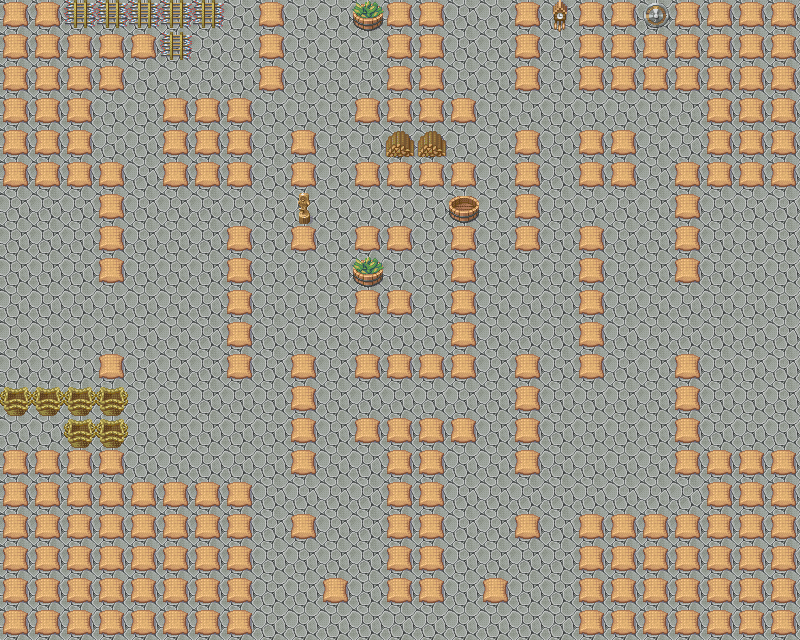

A level layout from a 2D game, rendered from its tile map. Below: a short description, then the map file with tile-grid data replaced by summaries:
An orthogonal 25x20 tile map with 32x32 px tiles, 2 tile layers (Capa de Patrones 1, Objetos) and 43 objects.

<map version="1.0" orientation="orthogonal" renderorder="right-down" width="25" height="20" tilewidth="32" tileheight="32" nextobjectid="44">
 <tileset firstgid="1" name="016-ForestTown02" tilewidth="32" tileheight="32" tilecount="200">
  <image source="Tilesets/016-ForestTown02.png" trans="ff00ff" width="256" height="800" />
 </tileset>
 <layer name="Capa de Patrones 1" width="25" height="20">
  <data>[500 cells, 500 non-empty, 1 distinct tile ids]</data>
 </layer>
 <layer name="Objetos" width="25" height="20">
  <data>[500 cells, 248 non-empty, 9 distinct tile ids]</data>
 </layer>
 <objectgroup name="Colisiones">
  <object id="1" x="3" y="3" width="86" height="183" />
  <object id="2" x="96" y="0" width="127" height="27" />
  <object id="3" x="101" y="36" width="89" height="22" />
  <object id="4" x="99" y="67" width="26" height="23" />
  <object id="5" x="91" y="162" width="34" height="121" />
  <object id="6" x="165" y="100" width="85" height="85" />
  <object id="7" x="260" y="0" width="19" height="89" />
  <object id="8" x="387" y="5" width="55" height="118" />
  <object id="9" x="355" y="98" width="120" height="25" />
  <object id="10" x="515" y="4" width="22" height="86" />
  <object id="11" x="516" y="133" width="23" height="117" />
  <object id="12" x="518" y="4" width="280" height="23" />
  <object id="13" x="581" y="29" width="219" height="66" />
  <object id="14" x="708" y="97" width="89" height="86" />
  <object id="15" x="580" y="135" width="54" height="46" />
  <object id="16" x="673" y="164" width="27" height="119" />
  <object id="17" x="577" y="227" width="26" height="151" />
  <object id="18" x="390" y="123" width="57" height="62" />
  <object id="19" x="354" y="163" width="121" height="24" />
  <object id="20" x="452" y="187" width="25" height="189" />
  <object id="21" x="355" y="227" width="56" height="21" />
  <object id="22" x="356" y="247" width="23" height="66" />
  <object id="23" x="379" y="289" width="32" height="25" />
  <object id="24" x="357" y="354" width="121" height="23" />
  <object id="25" x="515" y="355" width="23" height="117" />
  <object id="26" x="516" y="514" width="24" height="24" />
  <object id="27" x="483" y="579" width="21" height="22" />
  <object id="28" x="580" y="514" width="214" height="124" />
  <object id="29" x="675" y="351" width="23" height="122" />
  <object id="30" x="707" y="450" width="87" height="57" />
  <object id="31" x="389" y="417" width="53" height="185" />
  <object id="32" x="355" y="418" width="121" height="25" />
  <object id="33" x="320" y="579" width="28" height="21" />
  <object id="34" x="293" y="513" width="20" height="24" />
  <object id="35" x="292" y="352" width="22" height="121" />
  <object id="36" x="4" y="483" width="245" height="155" />
  <object id="37" x="4" y="451" width="117" height="25" />
  <object id="38" x="69" y="389" width="54" height="62" />
  <object id="39" x="1" y="388" width="59" height="23" />
  <object id="40" x="99" y="355" width="21" height="27" />
  <object id="41" x="226" y="226" width="24" height="151" />
  <object id="42" x="291" y="131" width="22" height="119" />
  <object id="43" x="350" y="1" width="41" height="23" />
 </objectgroup>
</map>
